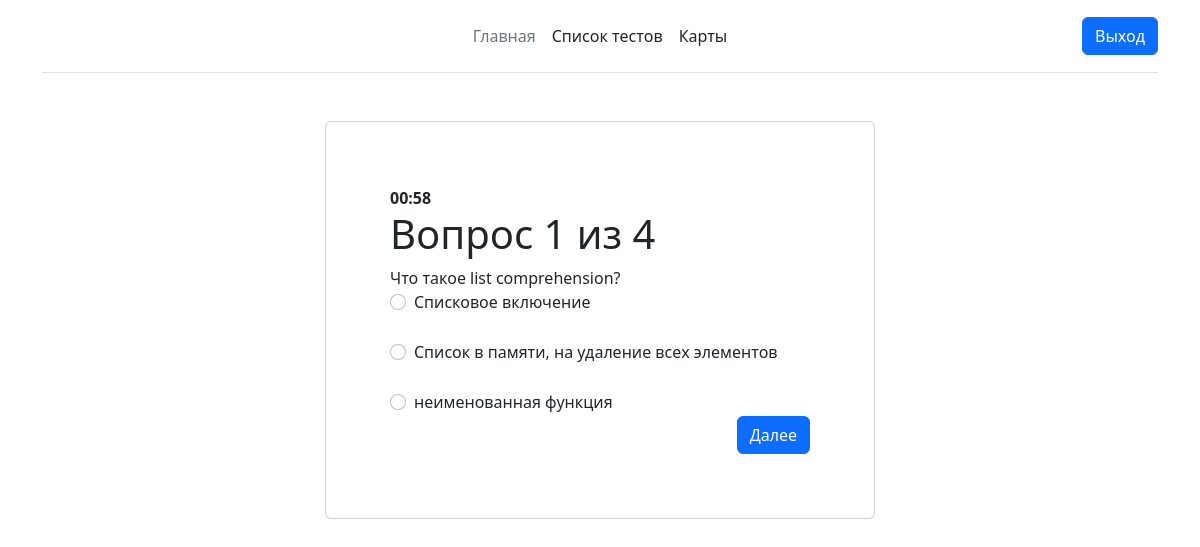
/quiz/3 (signed in), run on the app's committed database.
### questions/models.py (models this page shows, shortened)
class Question(models.Model):
    text = models.CharField(max_length=200)
    quiz = models.ForeignKey(Quiz, on_delete=models.CASCADE)
    def __str__(self) -> str:
        return f"{self.text}"
    def get_answer(self):
        return self.answer_set.all()

class Answer(models.Model):
    text = models.CharField(max_length=200)
    correct = models.BooleanField(validators=[validate_even], default=False)
    question = models.ForeignKey(Question, on_delete=models.CASCADE)

### questions/views.py (the view, shortened to what this page needs)
# urls.py: path('quiz/<int:pk>', quiz_questions, name = 'quiz_questions'),
def quiz_questions(request, pk):
    context = {}
    try:
        quiz = Quiz.objects.get(pk=pk)
        questions = []
        for question in quiz.get_question():
            answers = []
            for answer in question.get_answer():
                answers.append(answer.text)
            questions.append({str(question): answers})
        context['questions'] = questions
        context['time_end'] = quiz.time_end
    except:
        return HttpResponse('Oops, Кажется что-то пошло не так')
    return render(request, 'questions.html', context)

### questions/models.py (called while the page is built)
    def get_question(self):
        questions = list(self.question_set.all())
        random.shuffle(questions)
        return questions

### questions/templates/questions.html (shortened to what this page needs)
{% extends 'navbar.html' %}
{% load static %}
{% block content %}
{% if user.is_authenticated %}
<div class="container d-flex form-card car-add-form card mt-sm-5 p-2 p-sm-3 p-md-5 mt-0" style="max-width: 550px">
    <div class="card-body">
        <div class="col text-right" id="timer-box"></div>
        <form method="post" id="addForm" class="form">
            {% for question in questions %}
            <div class="tab">
                <h1>Вопрос {{forloop.counter}} из {{questions|length}}</h1>
                {% for key, value in question.items %}
                    {{key}}
                        {% for x in value %}<br>
                        <div class="form-check">
                            <input class="form-check-input" type="radio" name="{{key}}" id="exampleRadios1{{forloop.counter0}}" value="{{x}}">
                            <label class="form-check-label" for="exampleRadios1{{forloop.counter0}}">{{x}}</label>
                        </div>
                        {% endfor %}
                {% endfor %}
            </div>
            {% endfor %}
            <div style="overflow:auto;">
                <div style="float:right;">
                    <button type="button" class="btn next-btn btn-primary" name="nextBtn" id="nextBtn" onclick="nextPrev(1)">Далее</button>
                </div>
            </div>
        </form>
    </div>
</div>
{% else %}
<div class="container form-card d-flex card mt-sm-5 p-2 p-sm-3 p-md-5 mt-0" style="max-width: 500px">
    <div class="card-body">
        <h5 class="text-center">Авторизуйтесь на сайте, чтобы просмотреть вопросы квиза - <a href="{% url 'login' %}">Войти</a></h5>
    </div>
</div>
{% endif %}
{% endblock %}

### data on the page
Question: question "Что такое list comprehension?"
Answer: value "Списковое включение"
Answer: value "Список в памяти, на удаление всех элементов"
Answer: value "неименованная функция"

### other printed values
{{ questions|length }} "4"
